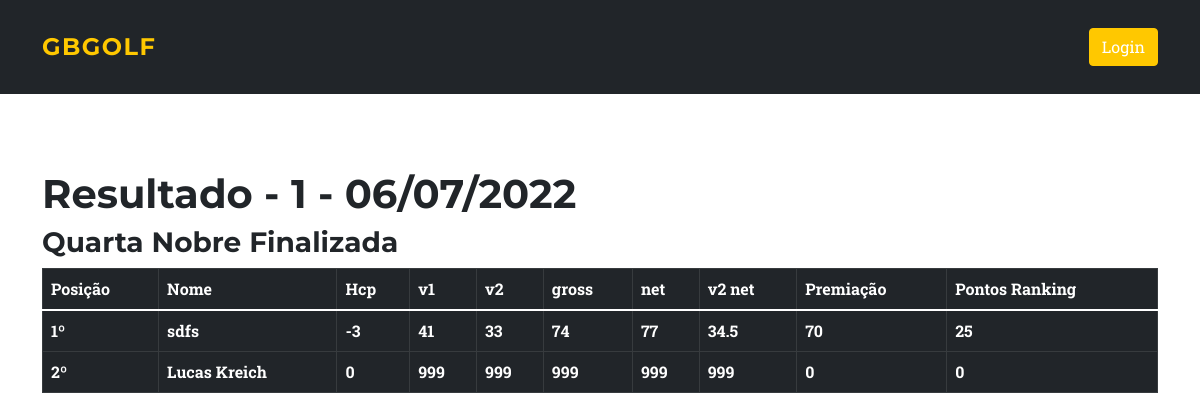
Before: /torneio/apuracao/1/resultado with the older database file.
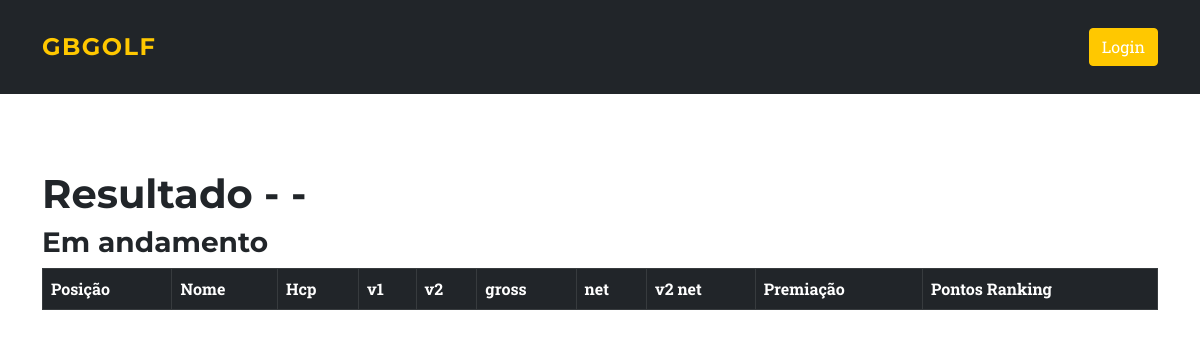
After: the same page with the newer database file.
### main.py (models this page shows)
class Torneios(db.Model):
    clube_id = db.Column(db.Integer)
    id = db.Column(db.Integer, primary_key=True)
    name = db.Column(db.String(1000))
    date = db.Column(db.String(100))
    date_br = db.Column(db.String(100))
    type = db.Column(db.String(100))
    cat = db.Column(db.String(100))
    tees_saida = db.Column(db.String(100))
    encerrado = db.Column(db.String(100))

class Torneio_atual(db.Model):
    clube_id = db.Column(db.Integer)
    id = db.Column(db.Integer, primary_key=True)
    torneio_id = db.Column(db.String(100))
    jogador_id = db.Column(db.String(100))
    jogador = db.Column(db.String(100))
    tee_saida = db.Column(db.String(100))
    hcp = db.Column(db.Integer)
    cat = db.Column(db.String(100))
    juv = db.Column(db.String(100))
    senior = db.Column(db.String(100))
    b_saida = db.Column(db.String(100))
    pago = db.Column(db.String(100))
    b1 = db.Column(db.Integer, default=0)
    b2 = db.Column(db.Integer, default=0)
    b3 = db.Column(db.Integer, default=0)
    b4 = db.Column(db.Integer, default=0)
    b5 = db.Column(db.Integer, default=0)
    b6 = db.Column(db.Integer, default=0)
    b7 = db.Column(db.Integer, default=0)
    b8 = db.Column(db.Integer, default=0)
    b9 = db.Column(db.Integer, default=0)
    b10 = db.Column(db.Integer, default=0)
    b11 = db.Column(db.Integer, default=0)
    b12 = db.Column(db.Integer, default=0)
    b13 = db.Column(db.Integer, default=0)
    b14 = db.Column(db.Integer, default=0)
    b15 = db.Column(db.Integer, default=0)
    b16 = db.Column(db.Integer, default=0)
    b17 = db.Column(db.Integer, default=0)
    b18 = db.Column(db.Integer, default=0)
    v1_gross = db.Column(db.Integer, default=0)
    v2_gross = db.Column(db.Integer, default=0)
    total_gross = db.Column(db.Integer, default=0)
    total_net = db.Column(db.Integer, default=0)
    v2_net = db.Column(db.Integer, default=0)
    ult_6b_net = db.Column(db.Integer, default=0)
    ult_3b_net = db.Column(db.Integer, default=0)
    ult_b_net = db.Column(db.Integer, default=0)
    ganhos = db.Column(db.Integer, default=0)
    pt_rkg = db.Column(db.Integer, default=0)
    obs = db.Column(db.String(100))

### main.py (the view)
@ app.route('/torneio/apuracao/<id>/resultado')
def resultado_apuracao(id):
    t = Torneios.query.filter_by(id=id).first()
    torneio = Torneio_atual.query.filter_by(
        torneio_id=id).order_by(Torneio_atual.total_net, Torneio_atual.v2_net, Torneio_atual.ult_6b_net, Torneio_atual.ult_3b_net, Torneio_atual.ult_b_net).all()
    return render_template('resultado_apuracao.html',
                           title='resultado',
                           t=t, torneio=torneio)

### templates/resultado_apuracao.html (shortened to what this page needs)
{% extends "base.html" %}
{% block content %}
<div class="box_left">
    <div class="jog_cad">
        <h1 style="padding-top:50px">Resultado - {{t.name}} - {{t.date_br}}</h1>
        {% if t.encerrado == "sim" %}
        <h3>{{t.type}} Finalizada</h3>
        {%else%}
        <h3>{{t.type}} Em andamento</h3>
        {%endif%}
        <table class="table table-dark table-bordered ">
            <thead class="thead-dark">
                <tr>
                    <th scope="col">Posição</th>
                    <th scope="col">Nome</th>
                    <th scope="col">Hcp</th>
                    <th scope="col">v1</th>
                    <th scope="col">v2</th>
                    <th scope="col">gross</th>
                    <th scope="col">net</th>
                    <th scope="col">v2 net</th>
                    <th scope="col">Premiação</th>
                    <th scope="col">Pontos Ranking</th>
                </tr>
            </thead>
            <tbody>
                {% for row in torneio %}
                <tr>
                    <th scope="row">{{loop.index}}º</th>
                    <th scope="row">{{row.jogador}}
                    </th>
                    <th scope="row">{{row.hcp}}</th>
                    <th scope="row">{{row.v1_gross}}</th>
                    <th scope="row">{{row.v2_gross}}</th>
                    <th scope="row">{{row.total_gross}}</th>
                    <th scope="row">{{row.total_net}}</th>
                    <th scope="row">{{row.v2_net}}</th>
                    <th scope="row">{{row.ganhos}}</th>
                    <th scope="row">{{row.pt_rkg}}</th>
                    {% endfor %}
            </tbody>
    </div>
</div>
{% endblock %}

Changed rows visible on the page:
removed Torneios: name "1", date_br "06/07/2022", type "Quarta Nobre"
removed Torneio_atual: jogador "sdfs", hcp "-3", v1_gross "41", v2_gross "33", total_gross "74", total_net "77", v2_net "34.5", ganhos "70", pt_rkg "25"
removed Torneio_atual: jogador "Lucas Kreich", hcp "0", v1_gross "999", v2_gross "999", total_gross "999", total_net "999", v2_net "999", ganhos "0", pt_rkg "0"
Other visible differences:
text no longer shown: "Finalizada"
text now shown: "Em andamento"
